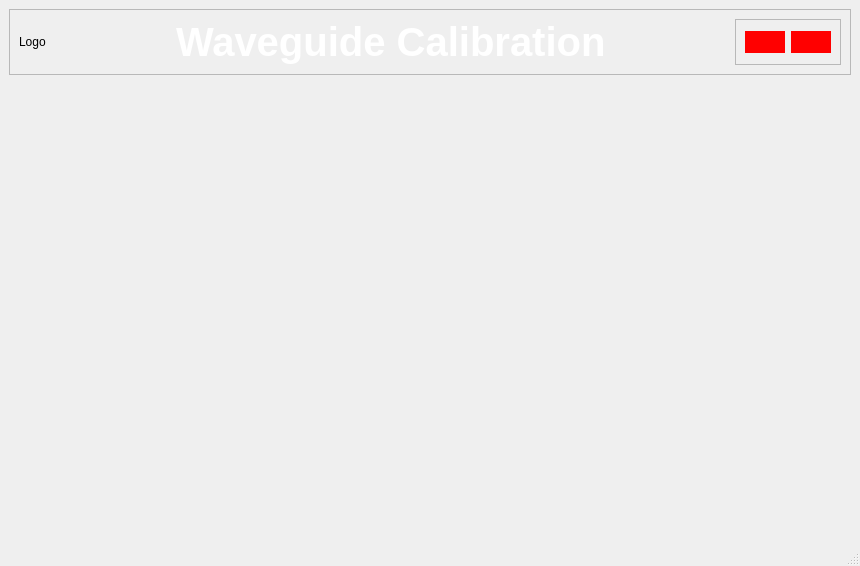
<?xml version="1.0" encoding="UTF-8"?>
<ui version="4.0">
 <class>MainWindow</class>
 <widget class="QMainWindow" name="MainWindow">
  <property name="geometry">
   <rect>
    <x>0</x>
    <y>0</y>
    <width>860</width>
    <height>566</height>
   </rect>
  </property>
  <property name="windowTitle">
   <string>MainWindow</string>
  </property>
  <property name="styleSheet">
   <string notr="true"/>
  </property>
  <widget class="QWidget" name="centralwidget">
   <layout class="QVBoxLayout" name="verticalLayout">
    <item>
     <widget class="QFrame" name="frame">
      <property name="frameShape">
       <enum>QFrame::StyledPanel</enum>
      </property>
      <property name="frameShadow">
       <enum>QFrame::Raised</enum>
      </property>
      <layout class="QHBoxLayout" name="horizontalLayout_2">
       <item>
        <widget class="QLabel" name="XymaLogoLabel">
         <property name="text">
          <string>Logo</string>
         </property>
        </widget>
       </item>
       <item>
        <spacer name="horizontalSpacer">
         <property name="orientation">
          <enum>Qt::Horizontal</enum>
         </property>
         <property name="sizeHint" stdset="0">
          <size>
           <width>97</width>
           <height>20</height>
          </size>
         </property>
        </spacer>
       </item>
       <item>
        <widget class="QLabel" name="label">
         <property name="styleSheet">
          <string notr="true">QLabel {
    color: white;
	font-weight: bold;
	font-size: 40px;
}</string>
         </property>
         <property name="text">
          <string>Waveguide Calibration</string>
         </property>
        </widget>
       </item>
       <item>
        <spacer name="horizontalSpacer_2">
         <property name="orientation">
          <enum>Qt::Horizontal</enum>
         </property>
         <property name="sizeHint" stdset="0">
          <size>
           <width>97</width>
           <height>20</height>
          </size>
         </property>
        </spacer>
       </item>
       <item>
        <widget class="QFrame" name="frame_2">
         <property name="styleSheet">
          <string notr="true">QPushButton {
	background-color: rgb(255, 0, 0);
   	color: white;
	border-radius: 16px;
	padding: 4px;
	font: bold;
}
</string>
         </property>
         <property name="frameShape">
          <enum>QFrame::StyledPanel</enum>
         </property>
         <property name="frameShadow">
          <enum>QFrame::Raised</enum>
         </property>
         <layout class="QHBoxLayout" name="horizontalLayout">
          <item>
           <widget class="QPushButton" name="waveguideBackButton">
            <property name="text">
             <string/>
            </property>
           </widget>
          </item>
          <item>
           <widget class="QPushButton" name="waveguideLogoutButton">
            <property name="text">
             <string/>
            </property>
           </widget>
          </item>
         </layout>
        </widget>
       </item>
      </layout>
     </widget>
    </item>
    <item>
     <spacer name="verticalSpacer">
      <property name="orientation">
       <enum>Qt::Vertical</enum>
      </property>
      <property name="sizeHint" stdset="0">
       <size>
        <width>20</width>
        <height>430</height>
       </size>
      </property>
     </spacer>
    </item>
   </layout>
  </widget>
  <widget class="QMenuBar" name="menubar">
   <property name="geometry">
    <rect>
     <x>0</x>
     <y>0</y>
     <width>860</width>
     <height>21</height>
    </rect>
   </property>
  </widget>
  <widget class="QStatusBar" name="statusbar"/>
 </widget>
 <resources/>
 <connections/>
</ui>
